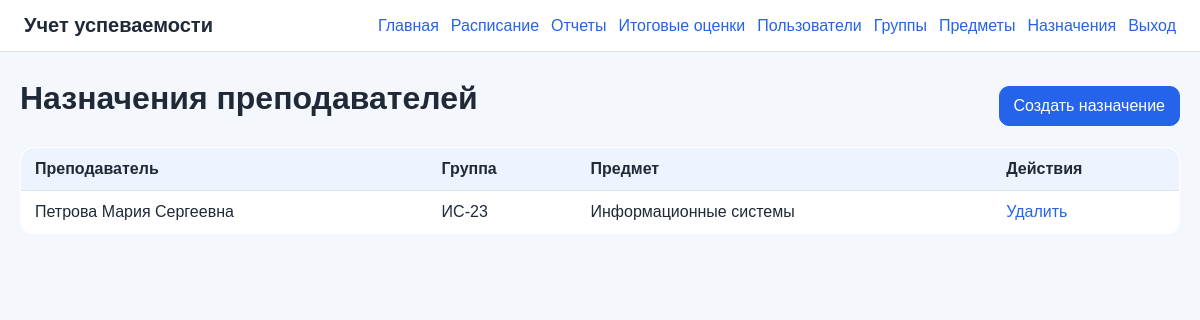
The app's page /assignments/ (signed in) with its own data.
### journal/models.py (models this page shows, shortened)
class TeacherAssignment(models.Model):
    teacher = models.ForeignKey(Teacher, verbose_name='Преподаватель', on_delete=models.CASCADE, related_name='assignments')
    group = models.ForeignKey(StudyGroup, verbose_name='Учебная группа', on_delete=models.CASCADE, related_name='assignments')
    subject = models.ForeignKey(Subject, verbose_name='Предмет', on_delete=models.CASCADE, related_name='assignments')
    class Meta:
        unique_together = ('teacher', 'group', 'subject')
        verbose_name = 'Назначение преподавателя'
        verbose_name_plural = 'Назначения преподавателей'

class Teacher(models.Model):
    user = models.OneToOneField(User, on_delete=models.CASCADE, related_name='teacher_profile')
    position = models.CharField('Должность', max_length=120, blank=True, default='Преподаватель')
    class Meta:
        verbose_name = 'Преподаватель'
        verbose_name_plural = 'Преподаватели'
    def __str__(self):
        profile = getattr(self.user, 'profile', None)
        return profile.full_name if profile else self.user.get_full_name() or self.user.username

class Profile(models.Model):
    ROLE_ADMIN = 'admin'
    ROLE_TEACHER = 'teacher'
    ROLE_STUDENT = 'student'
    ROLE_CHOICES = [
        (ROLE_ADMIN, 'Администрация'),
        (ROLE_TEACHER, 'Преподаватель'),
        (ROLE_STUDENT, 'Обучающийся'),
    ]
    user = models.OneToOneField(User, on_delete=models.CASCADE, related_name='profile')
    role = models.CharField('Роль', max_length=20, choices=ROLE_CHOICES)
    middle_name = models.CharField('Отчество', max_length=150, blank=True)
    birth_date = models.DateField('Дата рождения', null=True, blank=True)
    phone = models.CharField('Телефон', max_length=30, blank=True)
    class Meta:
        verbose_name = 'Профиль'
        verbose_name_plural = 'Профили'
    @property
    def full_name(self):
        parts = [self.user.last_name, self.user.first_name, self.middle_name]
        return ' '.join([p for p in parts if p]) or self.user.username

class StudyGroup(models.Model):
    number = models.CharField('Номер группы', max_length=50, unique=True)
    specialization = models.CharField('Профиль/специализация', max_length=200, blank=True)
    study_year = models.PositiveIntegerField('Учебный год', default=timezone.now().year)
    curator = models.ForeignKey(
        Teacher,
        verbose_name='Руководитель группы',
        null=True,
        blank=True,
        on_delete=models.SET_NULL,
        related_name='curated_groups',
    )
    class Meta:
        ordering = ['number']
        verbose_name = 'Учебная группа'
        verbose_name_plural = 'Учебные группы'
    def __str__(self):
        return self.number

class Subject(models.Model):
    name = models.CharField('Название предмета', max_length=200, unique=True)
    class Meta:
        ordering = ['name']
        verbose_name = 'Учебный предмет'
        verbose_name_plural = 'Учебные предметы'
    def __str__(self):
        return self.name

### journal/views.py (the view)
# urls.py: path('assignments/', views.assignment_list, name='assignment_list'),
@role_required('admin')
def assignment_list(request):
    assignments = TeacherAssignment.objects.select_related('teacher__user__profile', 'group', 'subject')
    return render(request, 'journal/assignment_list.html', {'assignments': assignments})

### journal/context_processors.py (called while the page is built)
def role_context(request):
    user = getattr(request, 'user', None)
    return {
        'current_role': get_role(user) if user and user.is_authenticated else None,
        'is_role_admin': is_admin(user) if user and user.is_authenticated else False,
        'is_role_teacher': is_teacher(user) if user and user.is_authenticated else False,
        'is_role_student': is_student(user) if user and user.is_authenticated else False,
    }

### journal/utils.py (called while the page is built)
def get_role(user):
    if not user or not user.is_authenticated:
        return None
    if user.is_superuser:
        return 'admin'
    profile = getattr(user, 'profile', None)
    return profile.role if profile else None

def is_admin(user):
    return get_role(user) == 'admin'

def is_teacher(user):
    return get_role(user) == 'teacher'

def is_student(user):
    return get_role(user) == 'student'

def role_required(*roles):
    def decorator(view_func):
        @login_required
        @wraps(view_func)
        def wrapper(request, *args, **kwargs):
            if get_role(request.user) in roles:
                return view_func(request, *args, **kwargs)
            messages.error(request, 'Недостаточно прав доступа для выполнения действия.')
            return redirect('dashboard')
        return wrapper
    return decorator

### journal/templates/journal/assignment_list.html
{% extends 'journal/base.html' %}
{% block content %}
<div class="page-head"><h1>Назначения преподавателей</h1><a class="button primary" href="{% url 'assignment_create' %}">Создать назначение</a></div>
<table>
<thead><tr><th>Преподаватель</th><th>Группа</th><th>Предмет</th><th>Действия</th></tr></thead>
<tbody>
{% for a in assignments %}<tr><td>{{ a.teacher }}</td><td>{{ a.group }}</td><td>{{ a.subject }}</td><td><a href="{% url 'assignment_delete' a.id %}">Удалить</a></td></tr>
{% empty %}<tr><td colspan="4">Назначения не найдены.</td></tr>{% endfor %}
</tbody>
</table>
{% endblock %}

### journal/static/journal/css/styles.css (style rules this page uses)
:root { --bg:#f4f7fb; --card:#ffffff; --text:#1f2937; --muted:#667085; --border:#dbe3ef; --primary:#2563eb; --danger:#dc2626; --success:#16a34a; }
* { box-sizing: border-box; }
body { margin:0; font-family: Arial, sans-serif; color:var(--text); background:var(--bg); }
a { color:var(--primary); text-decoration:none; }
h1 { margin:0 0 14px; }
button, .button { display:inline-flex; align-items:center; justify-content:center; gap:6px; padding:10px 14px; border:1px solid var(--border); border-radius:10px; background:#fff; color:var(--text); cursor:pointer; font:inherit; text-decoration:none; }
button.primary, .button.primary, .primary { background:var(--primary); color:#fff; border-color:var(--primary); }
.page-head { display:flex; align-items:center; justify-content:space-between; gap:16px; margin-bottom:16px; }
table { width:100%; border-collapse:collapse; background:var(--card); border:1px solid var(--border); border-radius:14px; overflow:hidden; margin-top:12px; }
th, td { padding:12px 14px; border-bottom:1px solid var(--border); text-align:left; vertical-align:top; }
th { background:#eef4ff; font-weight:700; }
tr:last-child td { border-bottom:0; }

### records on screen
TeacherAssignment: teacher "Петрова Мария Сергеевна", group "ИС-23", subject "Информационные системы"
